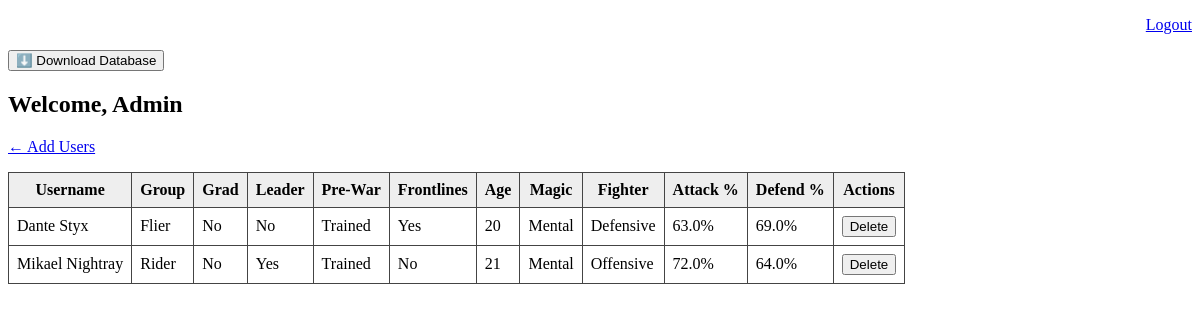
Page /admin (signed in) on the earlier database version.
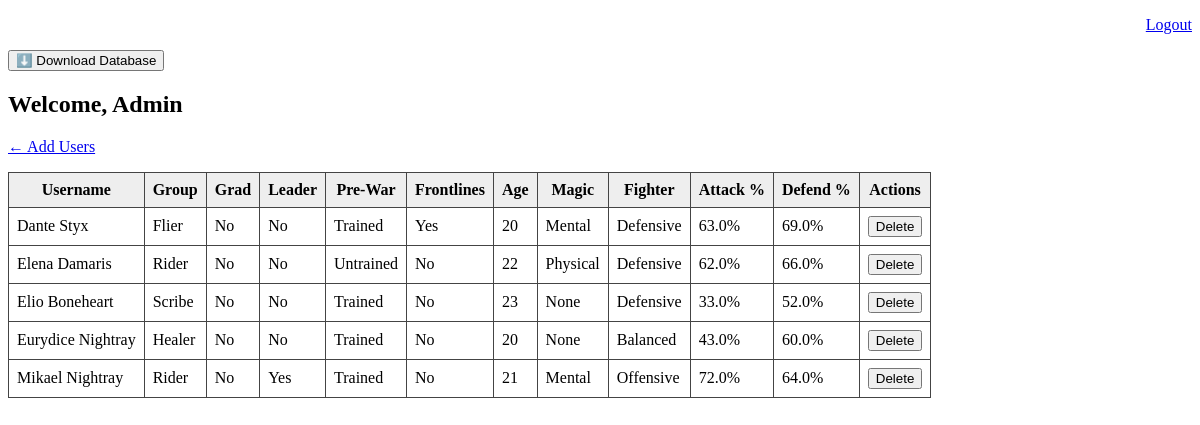
Same page on the later database version.
### tables this page shows
CREATE TABLE users (
    id INTEGER PRIMARY KEY AUTOINCREMENT,
    username TEXT UNIQUE NOT NULL,
    member_group TEXT,
    graduate TEXT,
    leadership TEXT,
    pre_war_status TEXT,
    frontlines TEXT,
    age INTEGER,
    magic_type TEXT,
    fighter_type TEXT,
    attack_odds REAL DEFAULT 0.5,
    defend_odds REAL DEFAULT 0.5
);

### app.py (the view)
@app.route('/admin')
def admin_dashboard():
    if not session.get('admin_logged_in'):
        return redirect(url_for('admin_login'))
    conn = sqlite3.connect('users.db')
    conn.row_factory = sqlite3.Row
    c = conn.cursor()
    c.execute('SELECT * FROM users ORDER BY username')
    users = c.fetchall()
    conn.close()
    return render_template('admin_dashboard.html', users=users)

### templates/admin_dashboard.html (shortened to what this page needs)
<!DOCTYPE html>
<html>
<head><title>Admin Panel</title>
</head>
<body>
    <p style="text-align: right;"><a href="{{ url_for('admin_logout') }}">Logout</a></p>
    <a href="{{ url_for('download_db') }}">
        <button type="button" style="text-align: right;">⬇️ Download Database</button>
    </a>
    <h2>Welcome, Admin</h2>
    <p><a href="{{ url_for('add_user') }}">← Add Users</a></p>
    <table>
        <thead>
            <tr>
                <th>Username</th>
                <th>Group</th>
                <th>Grad</th>
                <th>Leader</th>
                <th>Pre-War</th>
                <th>Frontlines</th>
                <th>Age</th>
                <th>Magic</th>
                <th>Fighter</th>
                <th>Attack %</th>
                <th>Defend %</th>
                <th>Actions</th>
            </tr>
        </thead>
        <tbody>
            {% for user in users %}
            <tr>
                <td>{{ user['username'] }}</td>
                <td>{{ user['member_group'] }}</td>
                <td>{{ 'Yes' if user['graduate'] == 'yes' else 'No' }}</td>
                <td>{{ 'Yes' if user['leadership'] == 'yes' else 'No' }}</td>
                <td>{{ user['pre_war_status'] }}</td>
                <td>{{ 'Yes' if user['frontlines'] == 'yes' else 'No' }}</td>
                <td>{{ user['age'] }}</td>
                <td>{{ user['magic_type'] }}</td>
                <td>{{ user['fighter_type'] }}</td>
                <td>{{ user['attack_odds'] }}%</td>
                <td>{{ user['defend_odds'] }}%</td>
                <td>
                  <form action="{{ url_for('delete_user', user_id=user['id']) }}" method="POST" onsubmit="return confirm('Are you sure you want to delete this user?');">
                    <button type="submit" class="btn btn-danger btn-sm">Delete</button>
                  </form>
                </td>
            </tr>
            {% endfor %}
        </tbody>
    </table>
</body>
</html>

### templates/admin_dashboard.html (style rules this page uses)
table, th, td { border: 1px solid #444; border-collapse: collapse; padding: 8px; }
th { background-color: #eee; }

Differences in the rows shown:
added users: username "Elena Damaris", member_group "Rider", graduate "No", leadership "No", pre_war_status "Untrained", frontlines "No", age "22", magic_type "Physical", fighter_type "Defensive", attack_odds "62.0", defend_odds "66.0"
added users: username "Elio Boneheart", member_group "Scribe", graduate "No", leadership "No", pre_war_status "Trained", frontlines "No", age "23", magic_type "None", fighter_type "Defensive", attack_odds "33.0", defend_odds "52.0"
added users: username "Eurydice Nightray", member_group "Healer", graduate "No", leadership "No", pre_war_status "Trained", frontlines "No", age "20", magic_type "None", fighter_type "Balanced", attack_odds "43.0", defend_odds "60.0"
